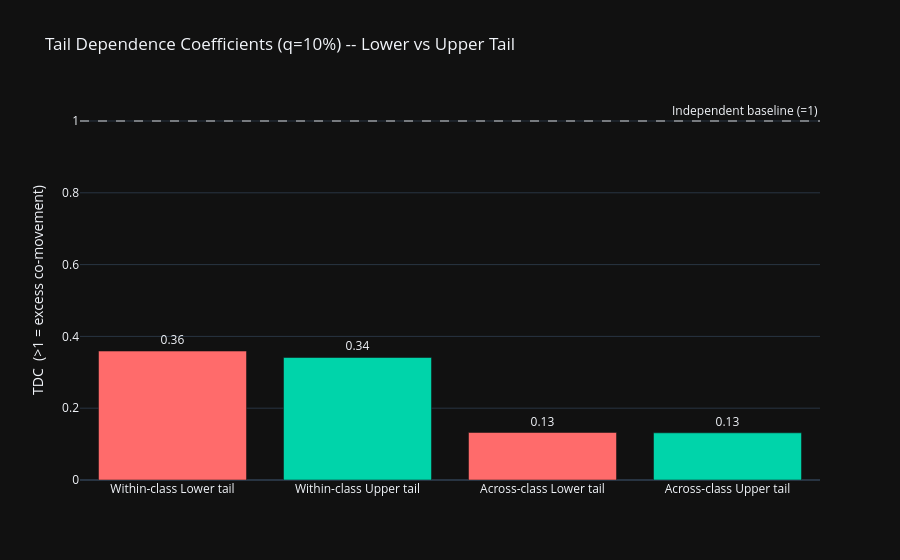

Notebook cell for this chart:
### Markdown cell above
---
## Part 2 | Tail Dependency & Partial Correlation

**Tail Dependence Coefficient (TDC)**: empirical probability that both assets fall into the same extreme quantile simultaneously, normalised by the quantile probability.

$$\lambda_L = P\!\left(X < F_X^{-1}(q),\; Y < F_Y^{-1}(q)\right) / q \quad q \to 0$$

A value > 1 means co-movement is more frequent than if returns were independent.  
**Asymmetry**: crashes (lower tail) typically show stronger co-movement than rallies.

**Partial correlation** removes the shared market-beta effect, isolating *direct* pairwise linkages.

### Code cell
Q = 0.10

def tdc(r1, r2, q, lower=True):
    if lower:
        mask = (r1 <= np.quantile(r1, q)) & (r2 <= np.quantile(r2, q))
    else:
        mask = (r1 >= np.quantile(r1, 1-q)) & (r2 >= np.quantile(r2, 1-q))
    return mask.sum() / (q * len(r1))

rv = returns.values.T
wl, wu, al, au = [], [], [], []
for i in range(N):
    for j in range(i+1, N):
        ci, cj = asset_class[ASSETS[i]], asset_class[ASSETS[j]]
        ld = tdc(rv[i], rv[j], Q, lower=True)
        ud = tdc(rv[i], rv[j], Q, lower=False)
        if ci == cj: wl.append(ld); wu.append(ud)
        else:        al.append(ld); au.append(ud)

labels = ['Within-class\nLower tail','Within-class\nUpper tail',
           'Across-class\nLower tail','Across-class\nUpper tail']
vals   = [np.mean(wl), np.mean(wu), np.mean(al), np.mean(au)]
cols   = ['#ff6b6b','#00d4aa','#ff6b6b','#00d4aa']

fig = go.Figure(go.Bar(
    x=labels, y=vals, marker_color=cols,
    text=['{:.2f}'.format(v) for v in vals], textposition='outside'
))
fig.add_hline(y=1.0, line_dash='dash', line_color='white', opacity=0.4,
               annotation_text='Independent baseline (=1)', annotation_position='top right')
fig.update_layout(
    title='Tail Dependence Coefficients (q={}%) -- Lower vs Upper Tail'.format(int(Q*100)),
    yaxis_title='TDC  (>1 = excess co-movement)',
    template='plotly_dark'
)
fig.show()
print('Within-class asymmetry: lower={:.2f}  upper={:.2f}'.format(np.mean(wl), np.mean(wu)))

### Figure 1 — Plotly figure (JSON) as saved in the notebook; plotly's stock layout.template omitted (floating-point values rounded to 4 significant figures)
{"data": [{"marker": {"color": ["#ff6b6b", "#00d4aa", "#ff6b6b", "#00d4aa"]}, "text": ["0.36", "0.34", "0.13", "0.13"], "textposition": "outside", "type": "bar", "x": ["Within-class\nLower tail", "Within-class\nUpper tail", "Across-class\nLower tail", "Across-class\nUpper tail"], "y": [0.3591, 0.3413, 0.1323, 0.1314]}], "layout": {"annotations": [{"showarrow": false, "text": "Independent baseline (=1)", "x": 1, "xanchor": "right", "xref": "x domain", "y": 1, "yanchor": "bottom", "yref": "y"}], "shapes": [{"line": {"color": "white", "dash": "dash"}, "opacity": 0.4, "type": "line", "x0": 0, "x1": 1, "xref": "x domain", "y0": 1, "y1": 1, "yref": "y"}], "title": {"text": "Tail Dependence Coefficients (q=10%) -- Lower vs Upper Tail"}, "yaxis": {"title": {"text": "TDC  (>1 = excess co-movement)"}}}}
